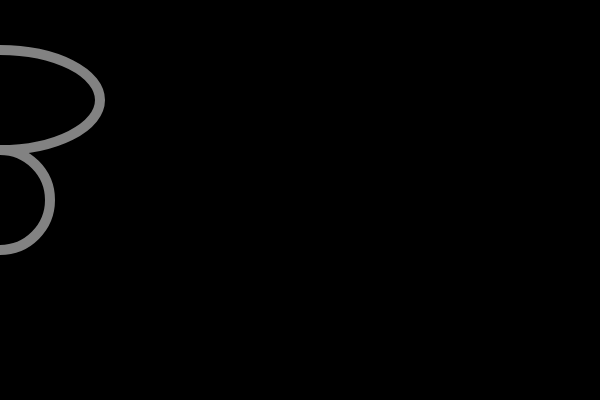
Frame 1 (no input)
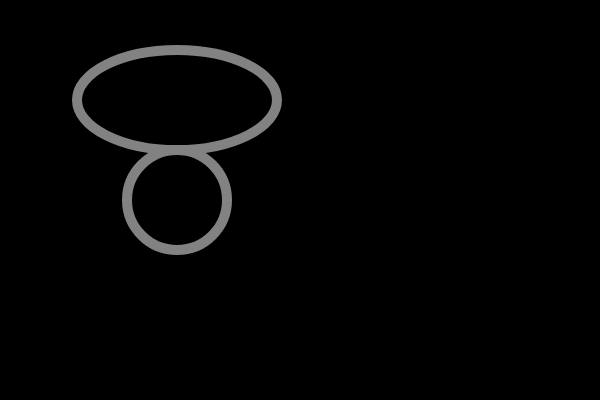
Frame 60 (no input)
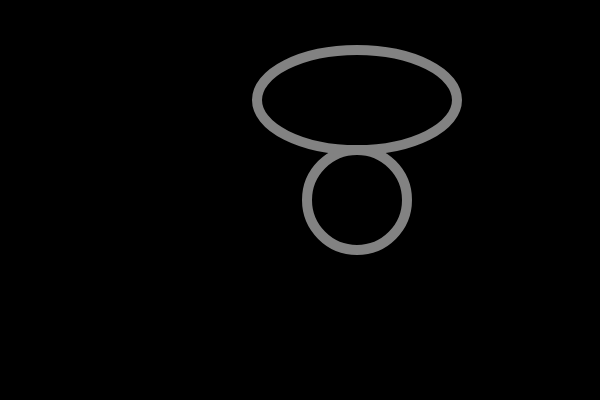
Frame 120 (the mouse pressed at the canvas centre since frame 60)

The p5.js sketch that drew these frames (run headless with seeded random() and noise() and a simulated clock; from frame 60 on, the mouse is pressed at the canvas centre):

// p5.js sketch
// ── sketch.js
var x = 0;
var speed = 3;

function setup (){
  createCanvas (600, 400);
}
function draw(){
  background (0);
  stroke (130);
  strokeWeight (10);
  noFill ();
  ellipse (x, 200, 100, 100);
  ellipse (x,100, 200, 100);
  
 
  if (x > width) {
    speed = -3;
  }
x = x + speed;
 
}
